Frame 1 (no input): blank canvas, image omitted
Frame 60 (the mouse pressed at the canvas centre just before this capture): blank canvas, image omitted
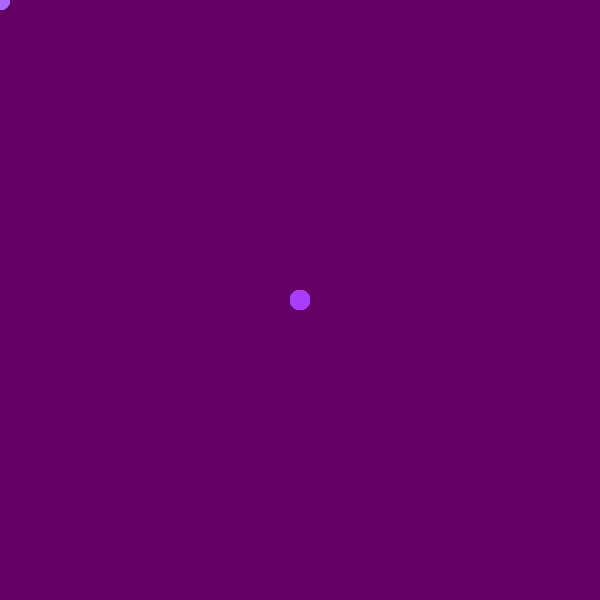
Frame 120 (the mouse held since frame 60 and released just before this capture)

The Processing sketch whose frames 1 and 60 were blank and that drew this single picture after the mouse press (run headless with seeded random() and noise(); from frame 60 on, the mouse is pressed at the canvas centre):

// Processing sketch: width_divided_3
// ── width_divided_3.pde
int x=0;
int y=0;

void setup(){
  size(600,600);
  background(100,0,100);
  noStroke();
}

void draw(){
  if(mouseX<=width/3){
    fill(169,104,255);
   ellipse(mouseX,mouseY,20,20); 
  }
  if(mouseX>=width/3){
    fill(169,61,255);
   ellipse(mouseX,mouseY,20,20); 
  } 
  if(mouseX==height/3){
   fill(125,45,189);
  ellipse(mouseX, mouseY, 20,20); 
  }
}
